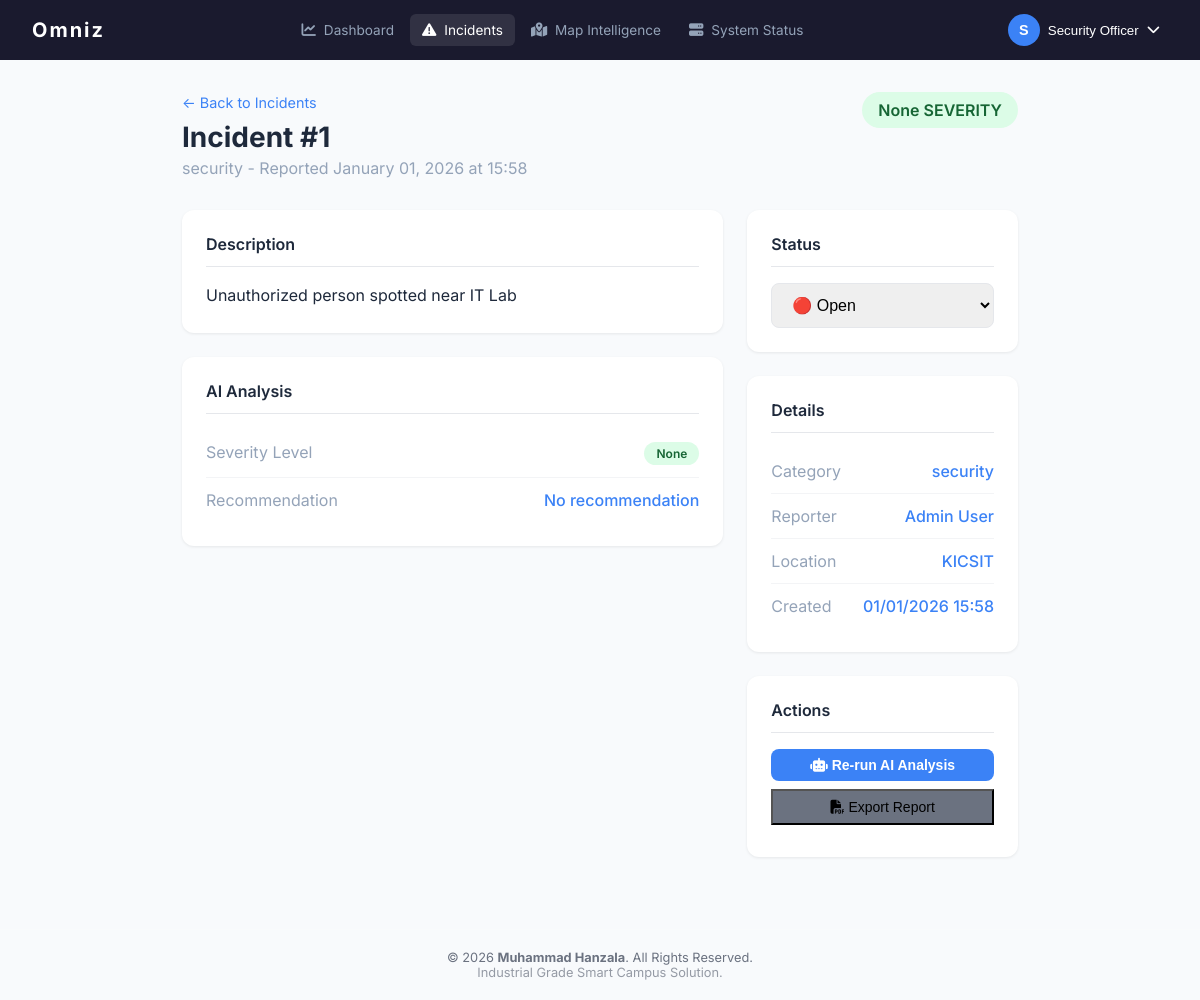
The page /incidents/1 (signed in) on the database its author committed.
### app/models.py (models this page shows, shortened)
class Incident(db.Model):
    __tablename__ = 'incidents'
    id = db.Column(db.Integer, primary_key=True)
    university_id = db.Column(db.Integer, db.ForeignKey('universities.id'), nullable=False)
    user_id = db.Column(db.Integer, db.ForeignKey('users.id'), nullable=False)
    description = db.Column(db.Text, nullable=False)
    category = db.Column(db.String(50))  # security, fire, medical, accident, infrastructure
    severity = db.Column(db.String(20), default='medium')  # low, medium, high
    status = db.Column(db.String(20), default='open')  # open, in_progress, resolved
    image_url = db.Column(db.String(256))
    latitude = db.Column(db.Float)
    longitude = db.Column(db.Float)
    x = db.Column(db.Integer)
    y = db.Column(db.Integer)
    ai_category = db.Column(db.String(50))
    ai_confidence = db.Column(db.Float)
    ai_labels = db.Column(db.Text)
    ai_severity = db.Column(db.String(20), index=True)
    ai_recommendation = db.Column(db.Text)
    ai_analyzed_at = db.Column(db.DateTime)
    created_at = db.Column(db.DateTime, default=datetime.utcnow)
    resolved_at = db.Column(db.DateTime)
    user = db.relationship('User', backref='incidents')
    university = db.relationship('University', backref='incidents')

class User(db.Model):
    __tablename__ = 'users'
    __table_args__ = {'extend_existing': True}
    id = db.Column(db.Integer, primary_key=True)
    university_id = db.Column(db.Integer, db.ForeignKey('universities.id'), nullable=True) # Nullable for platform broad admins
    name = db.Column(db.String(100), nullable=False)
    email = db.Column(db.String(120), unique=True, nullable=False, index=True)
    password_hash = db.Column(db.String(256), nullable=False)
    role = db.Column(db.String(20), default='student')  # student, staff, security, admin
    phone = db.Column(db.String(20))
    profile_photo = db.Column(db.String(256))
    created_at = db.Column(db.DateTime, default=datetime.utcnow)
    is_active = db.Column(db.Boolean, default=True)
    fcm_token = db.Column(db.String(256))  # For push notifications
    university = db.relationship('University', backref='users')
    campus_id = db.Column(db.Integer, db.ForeignKey('campuses.id'), nullable=True)
    dept_id = db.Column(db.Integer, db.ForeignKey('departments.id'), nullable=True)
    children = db.relationship(
         'User',
         secondary=student_parent_link,
         primaryjoin="student_parent_link.c.parent_id == User.id",
         secondaryjoin="student_parent_link.c.child_id == User.id",
         backref=db.backref('parents', lazy='dynamic'),
         lazy='dynamic'
     )
    totp_secret = db.Column(db.String(32))
    is_2fa_enabled = db.Column(db.Boolean, default=False)
    twofactor_method = db.Column(db.String(20), default='email') # email, totp, both
    otp_code = db.Column(db.String(6))
    otp_expiry = db.Column(db.DateTime)
    backup_codes = db.Column(db.Text) # Stored as comma-separated or JSON string

### app/web/routes.py (the view)
@web_bp.route('/incidents/<int:id>')
@login_required
def incident_detail(id):
    incident = Incident.query.get_or_404(id)
    return render_template('incident_detail.html', incident=incident)

### app/utils.py (called while the page is built)
def login_required(f):
    @wraps(f)
    def decorated_function(*args, **kwargs):
        if 'user_id' not in session:
            flash('Please login to access this page')
            return redirect(url_for('web.login'))
        return f(*args, **kwargs)
    return decorated_function

def has_permission(user_role, permission):
    role_perms = PERMISSIONS.get(user_role, [])
    if '*' in role_perms:
        return True
    for p in role_perms:
        if p == permission or p.startswith(f"{permission}."):
            return True
    return False

### app/templates/incident_detail.html (shortened to what this page needs)
{% extends "base.html" %}
{% block content %}
<div class="page-container" style="max-width:900px;">
    <div class="page-header" style="display:flex;justify-content:space-between;align-items:flex-start;">
        <div>
            <a href="{{ url_for('web.incidents') }}"
                style="color:var(--accent);text-decoration:none;font-size:0.9rem;">← Back to Incidents</a>
            <h1 style="margin-top:0.5rem;">Incident #{{ incident.id }}</h1>
            <p>{{ incident.category }} - Reported {{ incident.created_at.strftime('%B %d, %Y at %H:%M') }}</p>
        </div>
        <span
            class="badge badge-{{ 'danger' if incident.ai_severity == 'HIGH' else 'warning' if incident.ai_severity == 'MEDIUM' else 'success' }}"
            style="font-size:1rem;padding:0.5rem 1rem;">
            {{ incident.ai_severity }} SEVERITY
        </span>
    </div>
    <div style="display:grid;grid-template-columns:2fr 1fr;gap:1.5rem;">
        <div>
            <div class="info-card" style="margin-bottom:1.5rem;">
                <h3>Description</h3>
                <p style="line-height:1.6;">{{ incident.description }}</p>
            </div>
            <div class="info-card">
                <h3>AI Analysis</h3>
                <div class="info-row">
                    <span class="label">Severity Level</span>
                    <span
                        class="badge badge-{{ 'danger' if incident.ai_severity == 'HIGH' else 'warning' if incident.ai_severity == 'MEDIUM' else 'success' }}">{{
                        incident.ai_severity }}</span>
                </div>
                <div class="info-row">
                    <span class="label">Recommendation</span>
                    <span class="value">{{ incident.ai_recommendation or 'No recommendation' }}</span>
                </div>
            </div>
        </div>
        <div>
            <div class="info-card" style="margin-bottom:1.5rem;">
                <h3>Status</h3>
                <form action="{{ url_for('web.update_incident_status', id=incident.id) }}" method="POST">
                    <select name="status" class="form-control" onchange="this.form.submit()">
                        <option value="open" {{ 'selected' if incident.status=='open' }}>🔴 Open</option>
                    </select>
                </form>
            </div>
            <div class="info-card" style="margin-bottom:1.5rem;">
                <h3>Details</h3>
                <div class="info-row">
                    <span class="label">Category</span>
                    <span class="value">{{ incident.category }}</span>
                </div>
                <div class="info-row">
                    <span class="label">Reporter</span>
                    <span class="value">{{ incident.user.name if incident.user else 'Unknown' }}</span>
                </div>
                <div class="info-row">
                    <span class="label">Location</span>
                    <span class="value">KICSIT</span>
                </div>
                <div class="info-row">
                    <span class="label">Created</span>
                    <span class="value">{{ incident.created_at.strftime('%d/%m/%Y %H:%M') }}</span>
                </div>
            </div>
            <div class="info-card">
                <h3>Actions</h3>
                <button class="btn-primary btn-sm" style="width:100%;margin-bottom:0.5rem;"
                    onclick="showToast('Analysis triggered', 'info')">
                    <i class="fas fa-robot"></i> Re-run AI Analysis
                </button>
                <button class="btn-secondary btn-sm" style="width:100%;margin-bottom:0.5rem;">
                    <i class="fas fa-file-pdf"></i> Export Report
                </button>
            </div>
        </div>
    </div>
</div>
{% endblock %}

### app/static/css/ciias.css (style rules this page uses)
:root { --primary: #1e3a5f; --primary-light: #2d5a8e; --accent: #3b82f6; --accent-hover: #2563eb; --bg-dark: #1a1a2e; --bg-light: #f8fafc; --text-light: #94a3b8; --text-dark: #1e293b; --success: #22c55e; --warning: #f59e0b; --danger: #ef4444; --info: #06b6d4; }
* { box-sizing: border-box; margin: 0; padding: 0; }
body { font-family: 'Inter', -apple-system, BlinkMacSystemFont, sans-serif; background: var(--bg-light); color: var(--text-dark); }
.form-control { width: 100%; padding: 0.75rem 1rem; border: 1px solid #e5e7eb; border-radius: 8px; font-size: 1rem; transition: all 0.2s; }
.btn-primary { width: 100%; padding: 0.875rem; background: var(--accent); color: white; border: none; border-radius: 8px; font-weight: 600; font-size: 1rem; cursor: pointer; transition: background 0.2s; }
.btn-secondary { background: #6b7280; }
.btn-sm { padding: 0.5rem 1rem; font-size: 0.875rem; width: auto; }
.page-container { padding: 2rem; max-width: 1400px; margin: 0 auto; }
.page-header { margin-bottom: 2rem; }
.page-header h1 { font-size: 1.75rem; font-weight: 700; color: var(--text-dark); }
.page-header p { color: var(--text-light); margin-top: 0.25rem; }
.info-card { background: white; border-radius: 12px; padding: 1.5rem; box-shadow: 0 1px 3px rgba(0, 0, 0, 0.08); }
.info-card h3 { font-size: 1rem; font-weight: 600; margin-bottom: 1rem; padding-bottom: 0.75rem; border-bottom: 1px solid #e5e7eb; }
.info-row { display: flex; justify-content: space-between; padding: 0.75rem 0; border-bottom: 1px solid #f3f4f6; }
.info-row:last-child { border-bottom: none; }
.info-row .label { color: var(--text-light); }
.info-row .value { color: var(--accent); font-weight: 500; }
.badge { padding: 0.25rem 0.75rem; border-radius: 20px; font-size: 0.75rem; font-weight: 600; }
.badge-success { background: #dcfce7; color: #166534; }

### rows shown on the page
Incident: id "1", category "security", created_at "January 01, 2026 at 15:58", ai_severity "None", description "Unauthorized person spotted near IT Lab", ai_recommendation "No recommendation", created_at "01/01/2026 15:58"
User: user "Admin User"

### other values the page prints
{{ session.get('user_name', 'U')[0] }} "S"
{{ session.get('user_name', 'User') }} "Security Officer"
